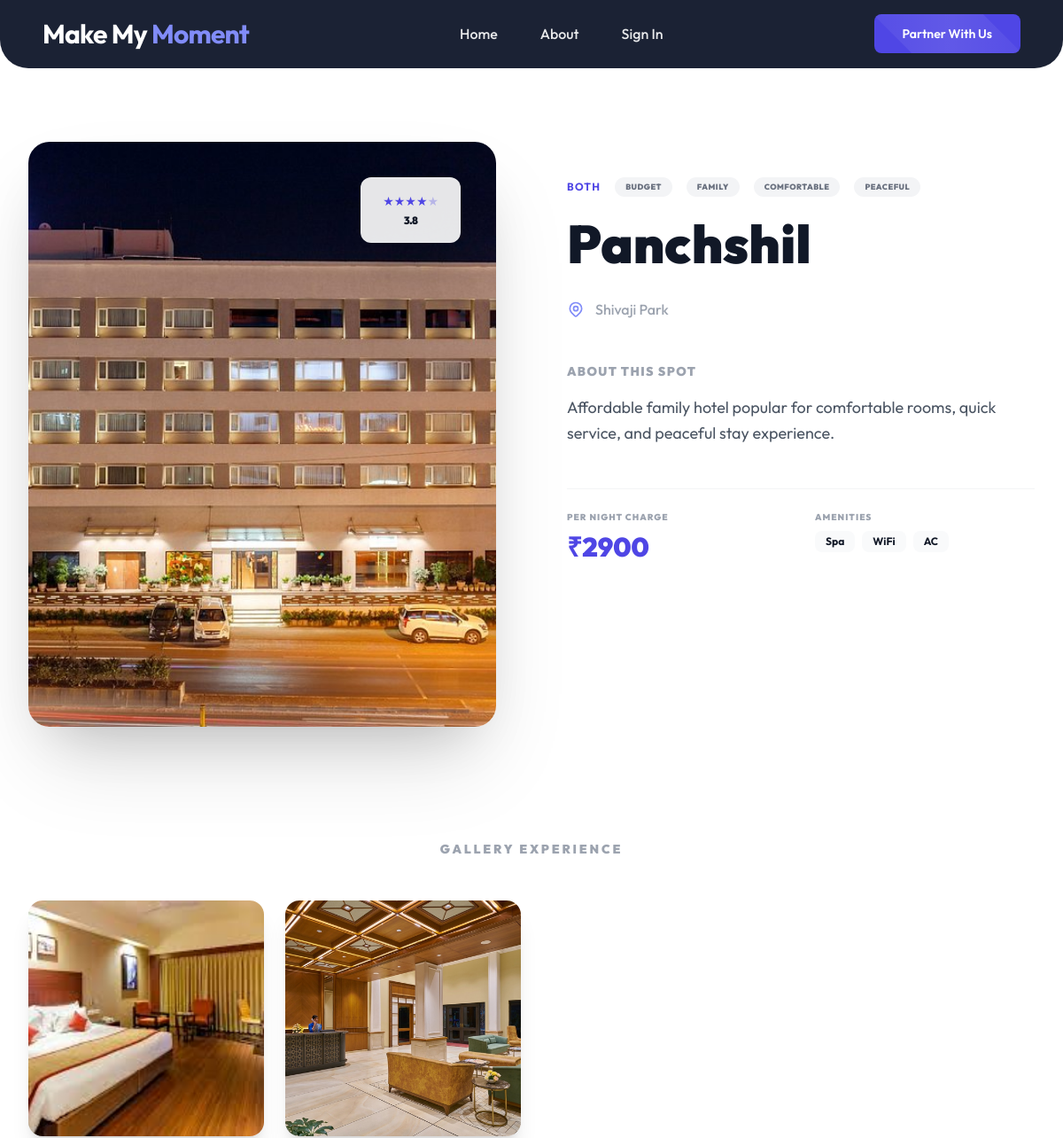
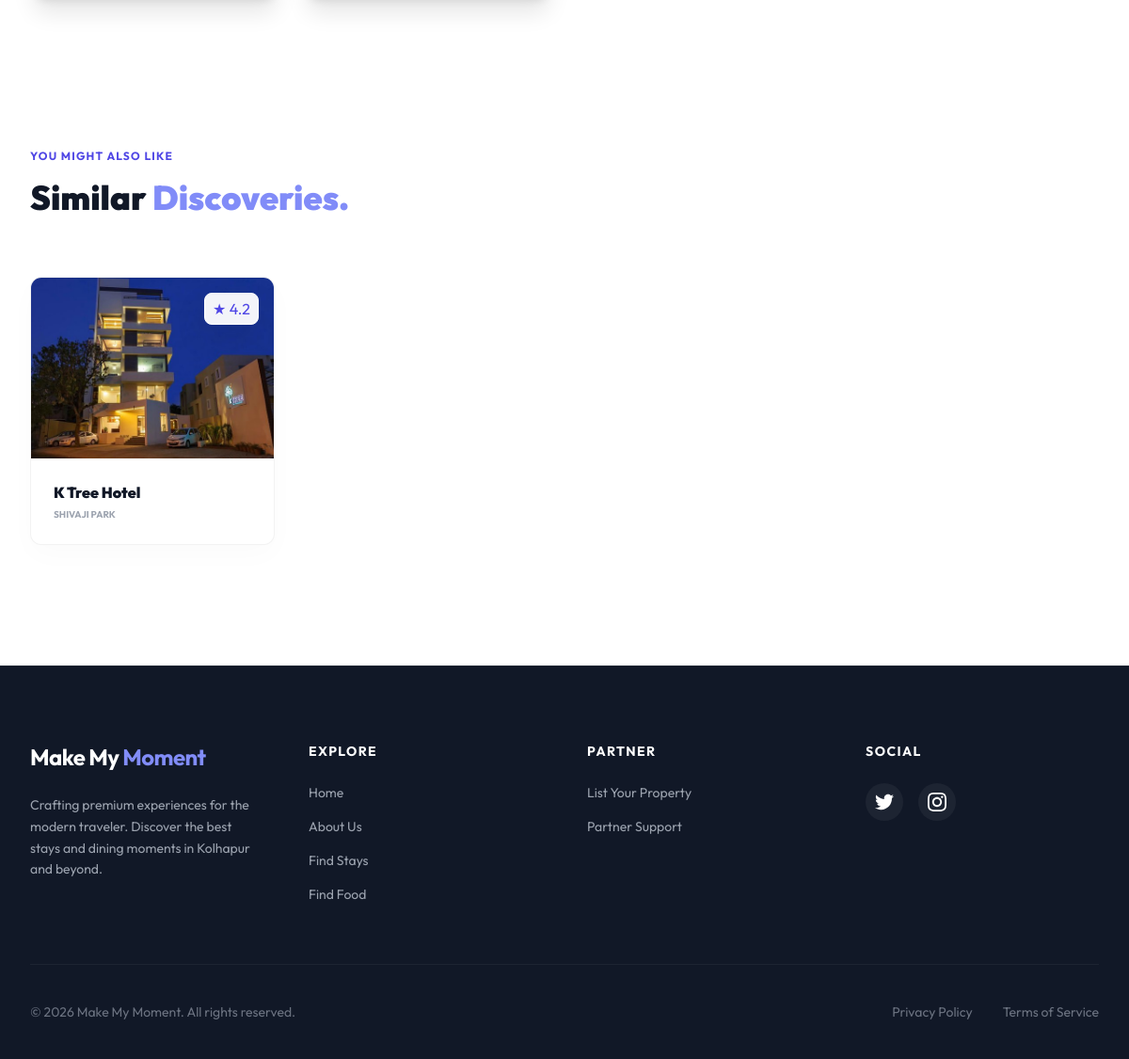
The page /hotel/5 on the database its author committed (2 pictures, top to bottom).
### models.py (models this page shows)
class Hotel(db.Model):
    __tablename__ = 'hotels'
    id = db.Column(db.Integer, primary_key=True)
    name = db.Column(db.String(100), nullable=False)
    price = db.Column(db.Float, default=0.0)
    rating = db.Column(db.Float, default=0.0)
    location = db.Column(db.String(150), nullable=False)
    type = db.Column(db.String(100)) # e.g., 'solo, couple, family, friends'
    amenities = db.Column(db.JSON) # JSON field for amenities
    food_available = db.Column(db.Boolean, default=True)
    status = db.Column(db.String(20), default='approved') # 'approved' or 'pending'
    category = db.Column(db.String(50), nullable=False) # 'Stay', 'Food', 'Both'
    image_url = db.Column(db.String(255))
    google_maps_url = db.Column(db.String(255))
    description = db.Column(db.Text)
    created_at = db.Column(db.DateTime, default=datetime.utcnow)
    famous_for = db.Column(db.Text, nullable=True)
    food_menu = db.Column(db.Text, nullable=True)
    additional_images = db.Column(db.JSON, nullable=True) # List of URLs
    tags = db.Column(db.JSON, nullable=True) # List of tags
    one_night_charge = db.Column(db.Float, nullable=True) # Specific for Stay/Both

### app.py (the view)
@app.route('/hotel/<int:id>')
def hotel_details(id):
    hotel = Hotel.query.get_or_404(id)
    similar_hotels = Hotel.query.filter(
        Hotel.id != hotel.id,
        Hotel.status == 'approved',
        Hotel.location == hotel.location,
        Hotel.category == hotel.category
    ).limit(4).all()
    reasons = []
    if hotel.price < 400: reasons.append("Budget friendly choice")
    if hotel.rating >= 4.5: reasons.append("Exceptionally high guest ratings")
    viewed = session.get('viewed_hotels', [])
    if hotel.id in viewed:
        viewed.remove(hotel.id)
    viewed.append(hotel.id)
    session['viewed_hotels'] = viewed[-20:]
    if current_user.is_authenticated:
        h_type = (hotel.type or "").lower()
        if hotel.category == 'Food' or 'cafe' in h_type or 'restaurant' in h_type:
            session['preferred_category'] = 'Food'
        elif hotel.category == 'Stay' or 'hotel' in h_type or 'resort' in h_type:
            session['preferred_category'] = 'Stay'
    return render_template('hotel_details.html', hotel=hotel, similar_hotels=similar_hotels, reasons=reasons)

### templates/hotel_details.html (shortened to what this page needs)
{% extends "base.html" %}
{% block content %}
<section class="pt-40 pb-32 bg-white px-8">
    <div class="max-w-7xl mx-auto">
        <div class="grid grid-cols-1 lg:grid-cols-2 gap-20 items-start">
            <div class="relative rounded-3xl overflow-hidden luxury-shadow group">
                <img src="{{ hotel.image_url }}" class="w-full aspect-[4/5] object-cover transition-smooth duration-1000 group-hover:scale-105" alt="{{ hotel.name }}">
                <div class="absolute top-10 right-10 bg-white/90 backdrop-blur-xl px-6 py-4 rounded-xl flex flex-col items-center shadow-2xl border border-white/20">
                    <div class="flex text-indigo-600 text-sm mb-1">
                        {% set rating = hotel.rating|round|int %}
                        {% for i in range(5) %}
                            <span class="{% if i < rating %}opacity-100{% else %}opacity-30{% endif %}">★</span>
                        {% endfor %}
                    </div>
                    <span class="text-xs font-black text-gray-900 tracking-tighter">{{ hotel.rating|round(1) }}</span>
                </div>
            </div>
            <div class="py-10">
                <div class="mb-12">
                    <div class="flex items-center gap-4 mb-4">
                        <span class="text-indigo-600 font-bold tracking-widest uppercase text-xs">{{ hotel.category }}</span>
                        {% if hotel.tags %}
                            {% for tag in hotel.tags %}
                                <span class="bg-gray-100 text-gray-500 text-[9px] font-black uppercase px-3 py-1 rounded-full tracking-wider">{{ tag }}</span>
                            {% endfor %}
                        {% endif %}
                    </div>
                    <h1 class="text-6xl font-black text-gray-900 mb-6 leading-tight">{{ hotel.name }}</h1>
                    <div class="flex items-center gap-3 text-gray-400 font-medium">
                        {{ hotel.location }}
                    </div>
                </div>
                <div class="space-y-12">
                    <div>
                        <h4 class="text-sm font-black text-gray-400 uppercase tracking-widest mb-4">About this Spot</h4>
                        <p class="text-gray-600 text-lg leading-relaxed">{{ hotel.description }}</p>
                    </div>
                    <div class="grid grid-cols-2 gap-8 pt-6 border-t border-gray-100">
                        <div>
                            <h4 class="text-[10px] font-black text-gray-400 uppercase tracking-widest mb-2">Per Night Charge</h4>
                            <p class="text-indigo-600 text-3xl font-black">₹{{ hotel.price|int }}</p>
                        </div>
                        <div>
                            <h4 class="text-[10px] font-black text-gray-400 uppercase tracking-widest mb-2">Amenities</h4>
                            <div class="flex flex-wrap gap-2">
                                {% if hotel.amenities %}
                                    {% for am in hotel.amenities %}
                                        <span class="text-xs font-bold text-gray-900 bg-gray-50 px-3 py-1 rounded-lg">{{ am }}</span>
                                    {% endfor %}
                                {% endif %}
                            </div>
                        </div>
                    </div>
                </div>
            </div>
        </div>
        {% if hotel.additional_images %}
        <div class="mt-32">
            <h4 class="text-sm font-black text-gray-400 uppercase tracking-[0.2em] mb-12 text-center">Gallery Experience</h4>
            <div class="grid grid-cols-2 md:grid-cols-4 gap-6">
                {% for img in hotel.additional_images %}
                <div class="rounded-2xl overflow-hidden shadow-xl aspect-square">
                    <img src="{{ img }}" class="w-full h-full object-cover gallery-img" alt="Gallery Image">
                </div>
                {% endfor %}
            </div>
        </div>
        {% endif %}
        {% if similar_hotels %}
        <div class="mt-40">
            <div class="flex justify-between items-end mb-16">
                <div>
                    <span class="text-indigo-600 font-bold tracking-widest uppercase text-xs mb-4 block">You might also like</span>
                    <h2 class="text-4xl font-black text-gray-900">Similar <span class="text-indigo-400">Discoveries.</span></h2>
                </div>
            </div>
            <div class="grid grid-cols-1 md:grid-cols-4 gap-8">
                {% for h in similar_hotels %}
                <a href="/hotel/{{ h.id }}" class="group">
                    <div class="detail-card rounded-xl overflow-hidden hover:shadow-2xl transition-all duration-500">
                        <div class="relative h-48">
                            <img src="{{ h.image_url }}" class="w-full h-full object-cover group-hover:scale-110 transition-smooth">
                            <div class="absolute top-4 right-4 hotel-card-badge px-2 py-1 text-indigo-600">
                                ★ {{ h.rating }}
                            </div>
                        </div>
                        <div class="p-6">
                            <h3 class="font-black text-gray-900 mb-1 group-hover:text-indigo-600 transition-smooth">{{ h.name }}</h3>
                            <p class="text-gray-400 text-[10px] font-bold uppercase">{{ h.location }}</p>
                        </div>
                    </div>
                </a>
                {% endfor %}
            </div>
        </div>
        {% endif %}
    </div>
</section>
{% endblock %}

### static/css/theme.css (style rules this page uses)
body { font-family: 'Outfit', sans-serif; overflow-x: hidden; background-color: #f8fafc; }
.transition-smooth { transition: all 0.5s cubic-bezier(0.4, 0, 0.2, 1); }

### static/css/cards.css (style rules this page uses)
.hotel-card-badge { background: rgba(255, 255, 255, 0.95) !important; backdrop-filter: blur(10px) !important; border: 1px solid rgba(255, 255, 255, 1) !important; box-shadow: 0 15px 35px rgba(0,0,0,0.1) !important; border-radius: 0.5rem !important; transform: translateZ(20px); }
.detail-card { background: #ffffff; border: 1px solid rgba(0,0,0,0.05); box-shadow: 0 10px 30px rgba(0,0,0,0.02); border-radius: 0.75rem; }
.luxury-shadow { box-shadow: 0 50px 100px -20px rgba(0,0,0,0.15), 0 30px 60px -30px rgba(0,0,0,0.2); }
.gallery-img { transition: all 0.8s cubic-bezier(0.16, 1, 0.3, 1); border-radius: 0.75rem; }

### rows shown on the page
Hotel: image_url (picture), rating "3.8", category "BOTH", name "Panchshil", location "Shivaji Park", description "Affordable family hotel popular for comfortable rooms, quick service, and peaceful stay experience.", price "2900"
Hotel: image_url (picture), rating "4.2", name "K Tree Hotel", location "SHIVAJI PARK"

### other values the page prints
{{ tag }} "BUDGET" "FAMILY" "COMFORTABLE" "PEACEFUL"
{{ am }} "Spa" "WiFi" "AC"
